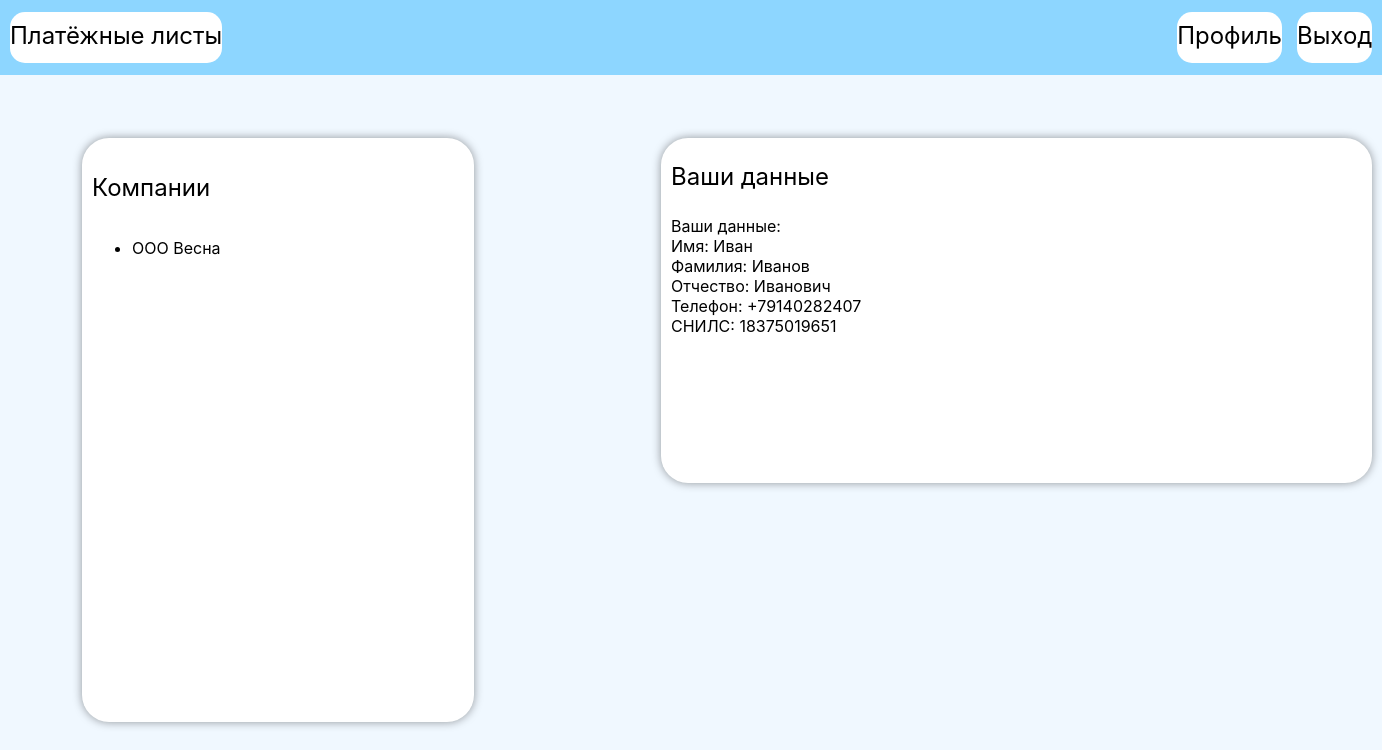
The app's page /account/ (signed in) with its own data.
### account/models.py (models this page shows, shortened)
class Company(models.Model):
    name = models.CharField('Название', null=False, max_length=500)
    inn = models.BigIntegerField('ИНН', primary_key=True)
    kpp = models.BigIntegerField('КПП', null=True)
    class Meta:
        ordering = ['name', 'inn']
        verbose_name = 'Организация'
        verbose_name_plural = 'Организации'

class User(AbstractUser):
    USERNAME_FIELD = 'phone'
    username = None
    email = None
    phone = models.CharField('Телефон', max_length=12, unique=True, null=False)
    password = models.CharField('Пароль', max_length=128, null=False)
    first_name = models.CharField('Имя', max_length=50, null=True)
    patronymic = models.CharField('Отчество', max_length=50, null=True)
    last_name = models.CharField('Фамилия', max_length=50, null=True)
    snils = models.CharField('СНИЛС', null=True, max_length=11)
    is_corporative = models.BooleanField('Корпоративный пользователь', default=False)
    class Meta:
        ordering = ['first_name', 'last_name']
        verbose_name = 'Пользователь'
        verbose_name_plural = 'Пользователи'

### account/views.py (the view)
# urls.py: path('', views.account, name='account'),
def account(request: HttpRequest):
    if not request.user.is_authenticated:
        return HttpResponseRedirect('/account/login')
    companies = set([s.registry.company for s in PayslipSheet.objects.filter(phone=request.user.phone).all()])
    return render(request, 'account.html', {'user': request.user, 'companies': companies})

### account/templates/account.html (shortened to what this page needs)
{% extends 'menu_abs.html' %}
{% load static %}
{% block head %}
<link rel="stylesheet" type="text/css" href="{% static 'styles/account.css' %}">
{% endblock head %}
{% block content %}
<div class="profile">
    <div class="profile-orgs-list-wrapper">
        <p class="profile-orgs-list-header">Компании</p>
        <div class="profile-orgs-list">
            {% if companies %}
                <ul>
                    {% for company in companies %}
                    <li><a href="/account/payslips/{{ company.inn }}">{{ company.name }}</a></li>
                    {% endfor %}
                </ul>
            {% else %}
            Пока нет ни одной Компании
            {% endif %}
        </div>
    </div>
    <div class="account-data-wrapper">
        <p class="account-data-header">Ваши данные</p>
        <div class="account-data">
            Ваши данные:<br>
            Имя: {{ user.first_name }}<br>
            Фамилия: {{ user.last_name }}<br>
            Отчество: {{ user.patronymic }}<br>
            Телефон: {{ user.phone }}<br>
            {% if user.snils %}
            СНИЛС: {{ user.snils }}<br>
            {% endif %}
        </div>
    </div>
</div>
{% endblock content %}

### account/templates/menu_abs.html (shortened to what this page needs)
<!DOCTYPE html>
{% load static %}
<html lang="en">
<head>
    <link rel="stylesheet" href="https://rsms.me/inter/inter.css">
    <link rel="stylesheet" type="text/css" href="{% static 'styles/menu.css' %}">
    {% block head %}{% endblock head %}
</head>
<body>
    <div class="wrapper">
        <div class="top-bar">
            <div class="payslips">
                <a href="/account/payslips">Платёжные листы</a>
            </div>
            <div class="profile-button">
                <a href="/account/">Профиль</a>
            </div>
            <div class="logout-button">
                <a href="/account/logout" style="margin: auto;">Выход</a>
            </div>
        </div>
        {% block content %}{% endblock content %}
    </div>
</body>
</html>

### account/static/styles/menu.css (style rules this page uses)
body { font-family: 'Inter'; width: 100%; height: 100%; position: absolute; top: 0; left: 0; overflow: auto; margin: 0; padding: 0; background-color: aliceblue; overflow-x: hidden; overflow-y: auto; }
a, a:link { text-decoration: none; color: currentColor; }
.wrapper { width: 100%; height: 100%; padding-top: 100px; padding-bottom: 230px; }
.top-bar { position: fixed; left: 0; top: 0; z-index: 1000; background-color: #8DD6FF; width: 100%; height: 75px; }
.payslips { position: absolute; width: auto; height: 42px; left: 10px; top: 12px; background: #FFFFFF; border-radius: 15px; text-align: center; padding-top: 9px; font-size: 24px; }
.profile-button { position: absolute; width: auto; height: 42px; right: 100px; top: 12px; background: #FFFFFF; border-radius: 15px; text-align: center; padding-top: 9px; font-size: 24px; }
.logout-button { position: absolute; width: auto; height: 42px; right: 10px; top: 12px; background: #FFFFFF; border-radius: 15px; text-align: center; padding-top: 9px; font-size: 24px; }

### account/static/styles/account.css (style rules this page uses)
html, body { padding: 0; }
.profile { height: 100%; width: 100%; }
.profile-orgs-list-wrapper { position: absolute; width: 392px; height: 584px; left: 82px; top: 138px; background: #FFFFFF; box-shadow: 0px 0px 10px rgba(0, 0, 0, 0.4); border-radius: 27px; }
.profile-orgs-list-header { width: 120px; height: 51px; margin-left: 10px; font-family: 'Inter'; font-style: normal; font-weight: 400; font-size: 24px; line-height: 29px; display: flex; align-items: center; text-align: center; color: #000000; }
.profile-orgs-list { width: auto; height: auto; margin-top: 25px; margin-left: 10px; }
.account-data-wrapper { position: absolute; width: 711px; height: 345px; left: 661px; top: 138px; background: #FFFFFF; box-shadow: 0px 0px 10px rgba(0, 0, 0, 0.4); border-radius: 27px; }
.account-data-header { width: 160px; margin-left: 10px; font-family: 'Inter'; font-style: normal; font-weight: 400; font-size: 24px; line-height: 29px; display: flex; align-items: center; text-align: center; }
.account-data { width: auto; height: auto; margin-top: 25px; margin-left: 10px; }

### records on screen
Company: name "ООО Весна"
User: first_name "Иван", last_name "Иванов", patronymic "Иванович", phone "+79140282407", snils "18375019651"
